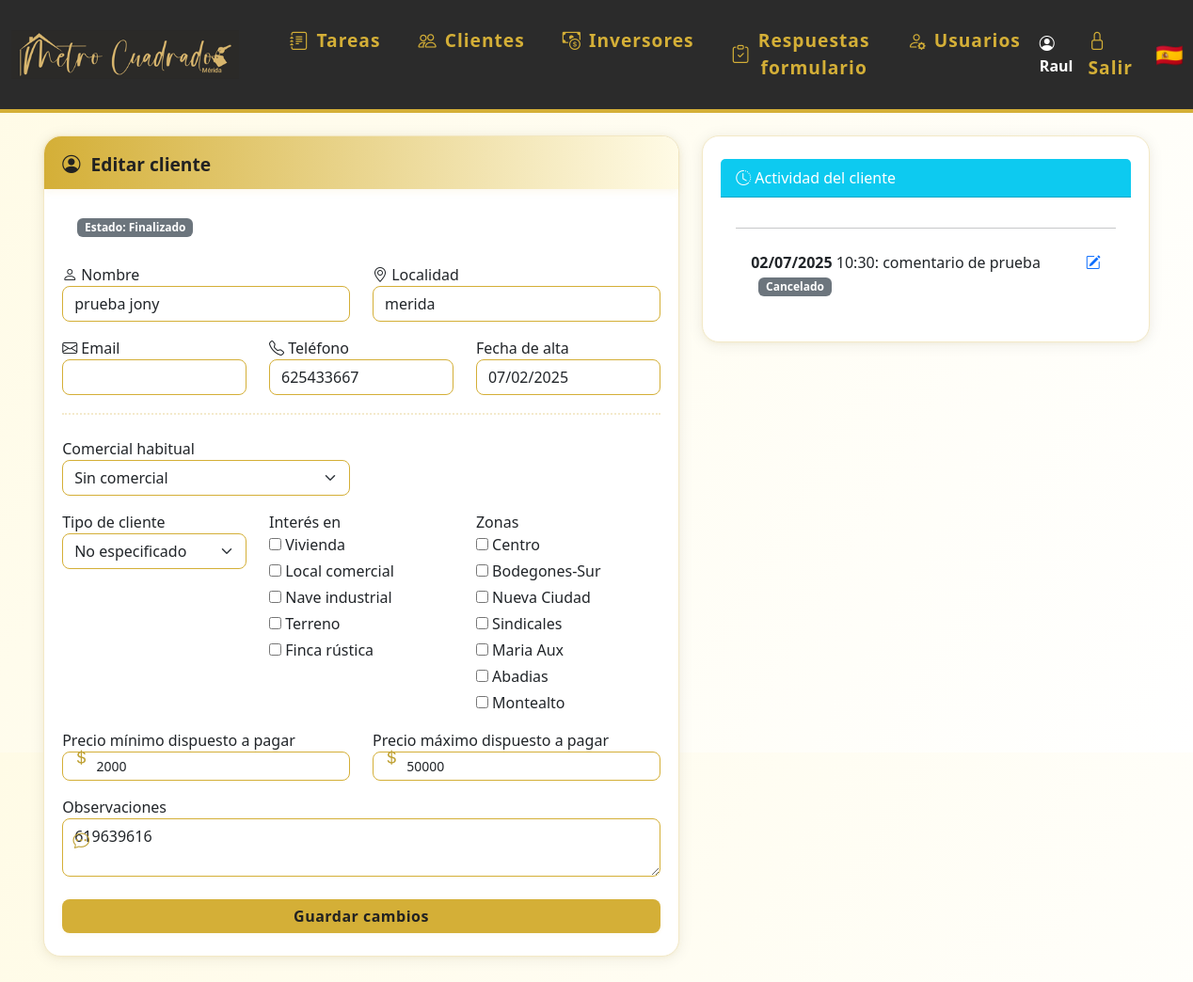
Before: /editar_cliente/8 (signed in) with the older database file.
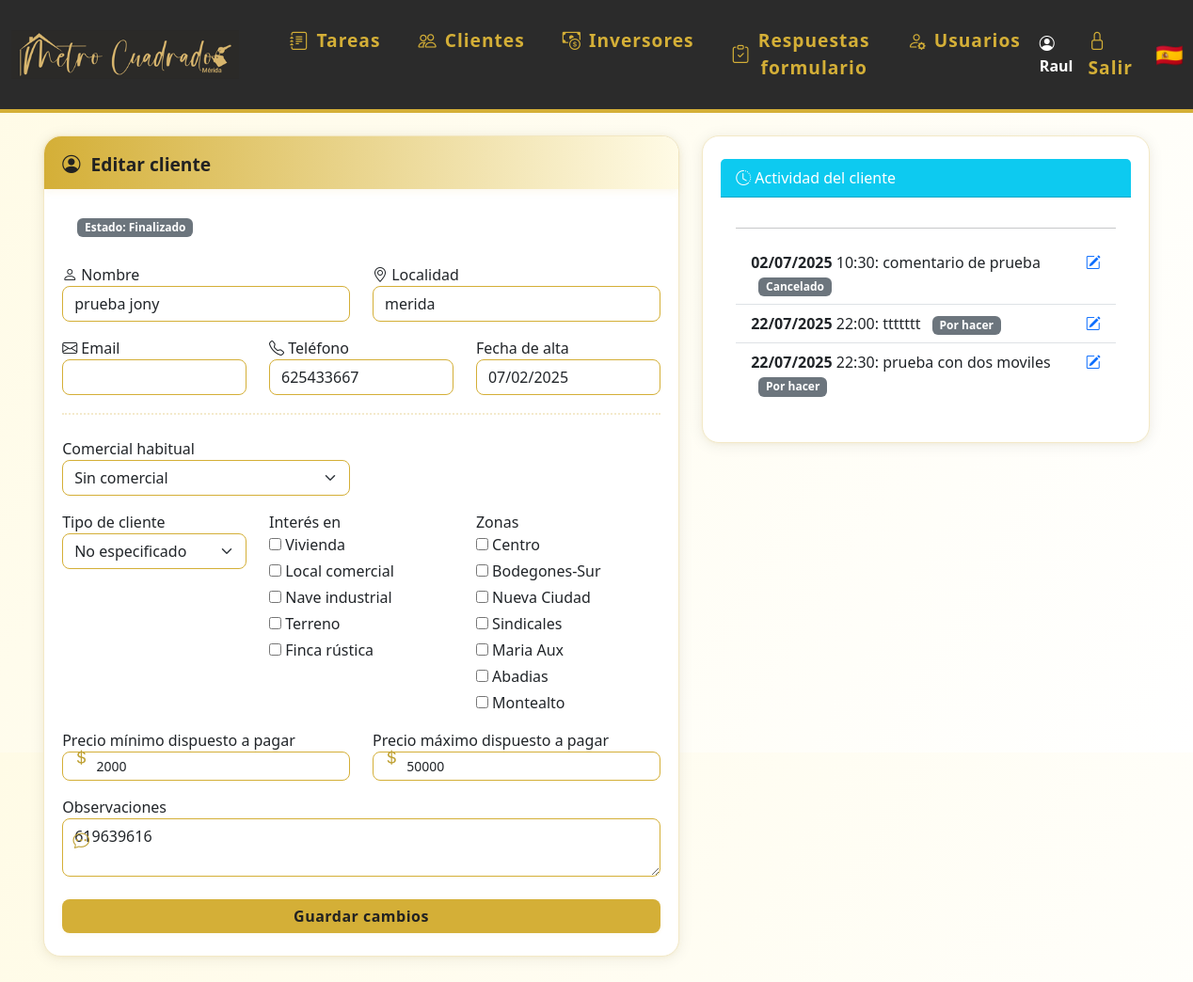
After: the same page with the newer database file.
### models.py (models this page shows)
class Tarea(db.Model):
    id = db.Column(db.Integer, primary_key=True)
    usuario_id = db.Column(db.Integer, db.ForeignKey('usuario.id'))
    cliente_id = db.Column(db.Integer, db.ForeignKey('cliente.id'))
    fecha = db.Column(db.Date, nullable=False)
    hora = db.Column(db.Time, nullable=True)
    comentario = db.Column(db.Text)
    resolucion = db.Column(db.Text)
    estado = db.Column(db.String(20), nullable=False, default='por_hacer')  # por_hacer, ha_comprado, ha_alquilado, cancelado
    cliente = db.relationship('Cliente', back_populates='tareas')
    usuario = db.relationship('Usuario', back_populates='tareas')

### app.py (the view, shortened to what this page needs)
@app.route('/editar_cliente/<int:cliente_id>', methods=['GET', 'POST'])
@login_required
def editar_cliente(cliente_id):
    cliente = Cliente.query.get_or_404(cliente_id)
    form = CrearClienteForm(obj=cliente)
    form.comercial_id.choices = [(0, 'Sin comercial')] + [(u.id, u.nombre) for u in Usuario.query.all()]
    if request.method == 'GET':
        form.comercial_id.data = cliente.comercial_id or 0
        form.interes.data = cliente.interes.split(',') if cliente.interes else []
        form.zonas.data = cliente.zonas.split(',') if cliente.zonas else []
    tareas_cliente = cliente.tareas if hasattr(cliente, 'tareas') else []
    return render_template('editar_cliente.html', form=form, cliente=cliente, tareas_cliente=tareas_cliente)

### app.py (called while the page is built)
@login_manager.user_loader
def load_user(user_id):
    return Usuario.query.get(int(user_id))

### templates/editar_cliente.html (shortened to what the changed rows need)
{% extends 'base.html' %}
{% block content %}
<div class="container" style="max-width:1200px;">
  <div class="row">
    <div class="col-md-7">
      <div class="card mb-3">
        <form method="POST" style="padding:1.2rem 0 0 0;">
            <div class="row mb-3">
              <div class="col-md-4">
                {{ form.interes.label }}<br>
                <div style="display:flex;flex-direction:column;gap:4px;">
                  {% for subfield in form.interes %}
                    <label style="font-weight:normal;">
                      {{ subfield() }} {{ subfield.label.text }}
                    </label>
                  {% endfor %}
                </div>
              </div>
              <div class="col-md-4">
                {{ form.zonas.label }}<br>
                <div style="display:flex;flex-direction:column;gap:4px;">
                  {% for subfield in form.zonas %}
                    <label style="font-weight:normal;">
                      {{ subfield() }} {{ subfield.label.text }}
                    </label>
                  {% endfor %}
                </div>
              </div>
            </div>
        </form>
      </div>
    </div>
    <div class="col-md-5">
      <div class="card">
        <div class="card-body" style="max-height:250px;overflow:auto;">
          {% if tareas_cliente and tareas_cliente|length > 0 %}
            <ul class="list-group list-group-flush">
              {% for tarea in tareas_cliente %}
                <li class="list-group-item d-flex justify-content-between align-items-start">
                  <div>
                    <strong>{{ tarea.fecha.strftime('%d/%m/%Y') }}</strong>
                    {% if tarea.hora %} {{ tarea.hora.strftime('%H:%M') }}{% endif %}:
                    {{ tarea.comentario }}
                    <span class="badge bg-secondary ms-2">{{ tarea.estado.replace('_', ' ').capitalize() }}</span>
                  </div>
                  <a href="{{ url_for('editar_tarea', tarea_id=tarea.id) }}" class="ms-2" title="Editar tarea"><i class="bi bi-pencil-square"></i></a>
                </li>
              {% endfor %}
            </ul>
          {% else %}
            <div class="text-muted">No hay tareas registradas para este cliente.</div>
          {% endif %}
        </div>
      </div>
    </div>
  </div>
</div>
{% endblock %}

Changed rows visible on the page:
added Tarea: fecha "22/07/2025", hora "22:00", comentario "ttttttt", estado.replace "Por hacer"
added Tarea: fecha "22/07/2025", hora "22:30", comentario "prueba con dos moviles", estado.replace "Por hacer"
